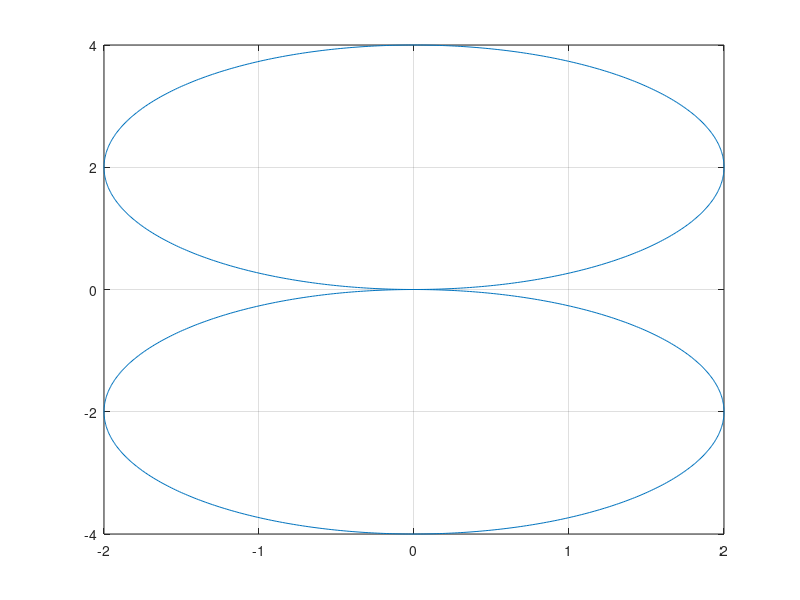

Here is the MATLAB script that generated this plot:
function data = get_Data()

t = 0 : 0.01 : 2*pi;
t2 = 2*pi-0.01 : -0.01 : 0;

%X Y Theta data
X = horzcat(2*sin(t),-2*sin(t2));
Y = horzcat(2*cos(t+pi)+2,-2*cos(t2+pi)-2);
theta = horzcat(t,t2);

dX = horzcat(2*cos(t),2*cos(t2));
dY = horzcat(-2*sin(t+pi),-2*sin(t2+pi));

% %================Test=================
% t = 0 : 0.01 : 2*pi;
% theta = t;
% X = cos(t);
% Y = sin(t)+1;
% dX = -sin(t);
% dY = cos(t);
% plot(X,Y);
% %=====================================
plot(X,Y)
grid on
data.x = X;
data.y = Y;

data.theta= theta;
data.states = [X; Y; theta];

data.dx = dX;
data.dy = dY;
data.v = sqrt(dX.^2+dY.^2);
data.w = gradient(theta);

end

